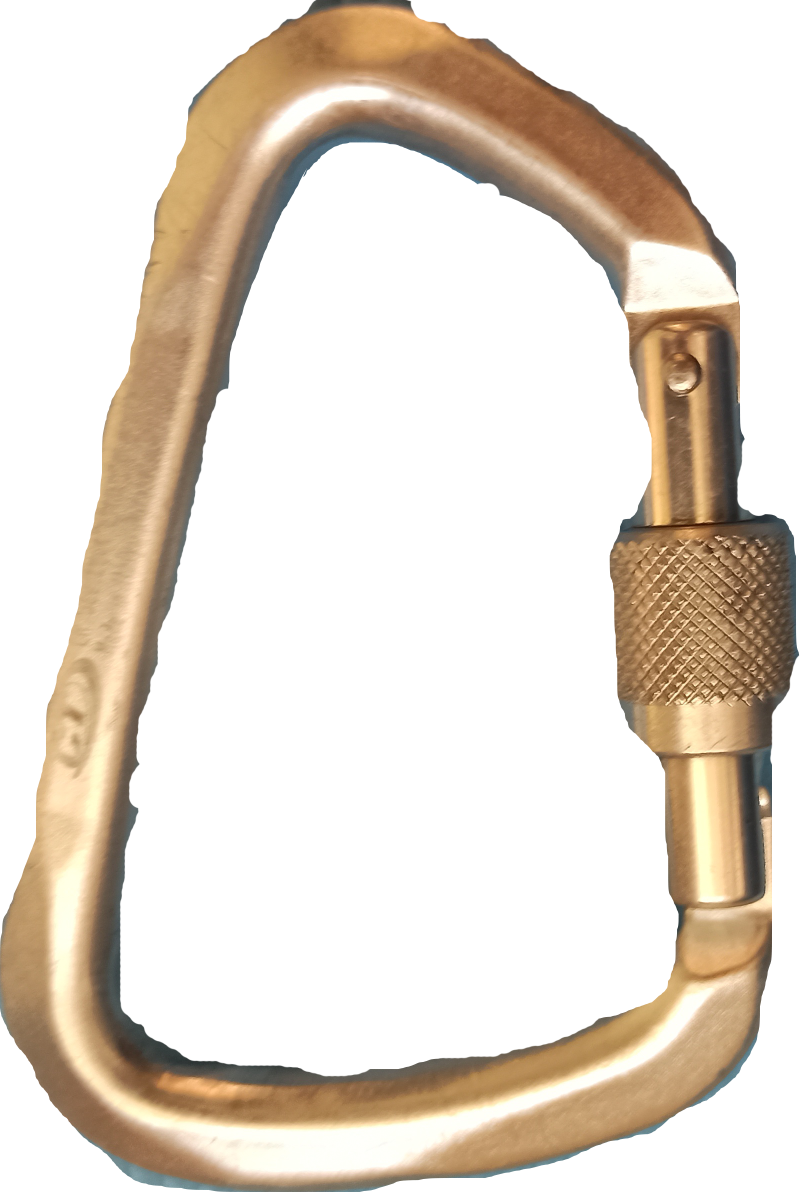
#> input picture pattern_recognition/lab2/karabin/orig.png, 1600 x 2384 px (shown at 1/2 size)
$ python sift.py
#> lines starting #> are read from the running program, lines starting #| are printed output that depends on the picture
import cv2
import matplotlib.pyplot as plt
import time
import numpy as np

FLANN_INDEX_KDTREE = 0
index_params = dict(algorithm = FLANN_INDEX_KDTREE, trees = 5)
search_params = dict(checks=50)   # or pass empty dictionary
flann = cv2.FlannBasedMatcher(index_params,search_params)

img1 = cv2.imread("karabin//orig.png", 0)
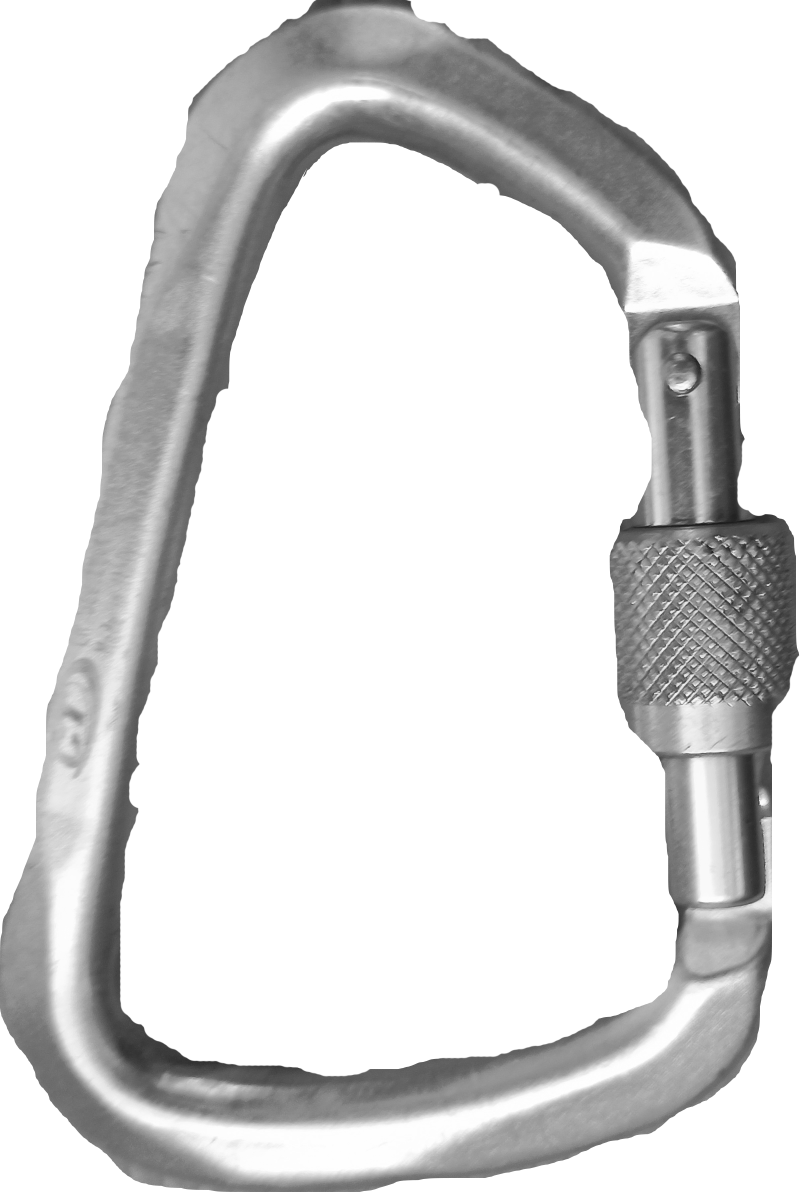
#> img1: shape (2384, 1600) (shown at 1/2 size); min 22, max 255, mean 219.2
img1 = cv2.resize(img1, (600, 800))
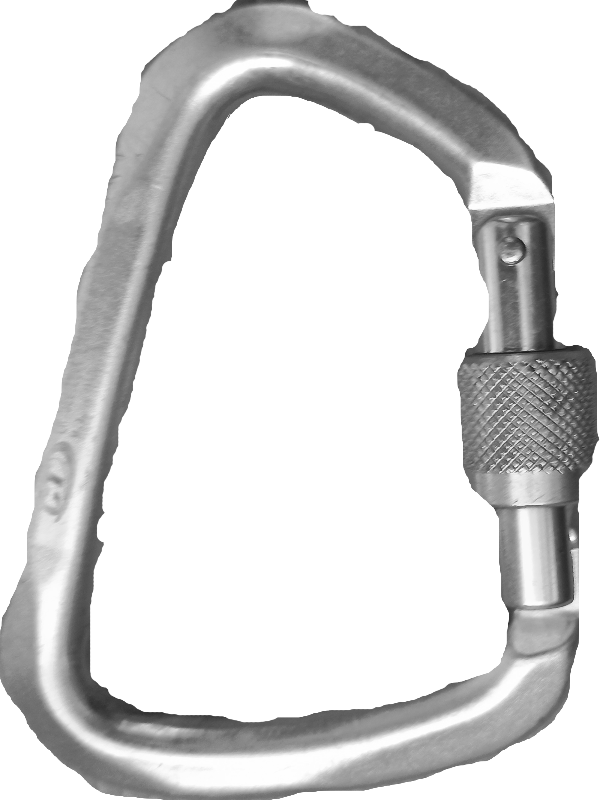
#> img1: shape (800, 600); min 26, max 255, mean 219.2

sift = cv2.SIFT_create()
kp1, des1 = sift.detectAndCompute(img1, None)
#> kp1 = 592 keypoints; strongest (x, y, size): (572, 538, 4.2), (566, 591, 14.1), (564, 519, 23.5), (106, 710, 27.8)
#des1 = des1.astype('float32')
good_matches=[]
avg_distance=[]
time_processing=[]
for i in range(1,121):
    print(i)
    img2 = cv2.imread(f"karabin//({i}).jpg", 0)
#> (the run stopped early here; a loop or call above may not have finished)
